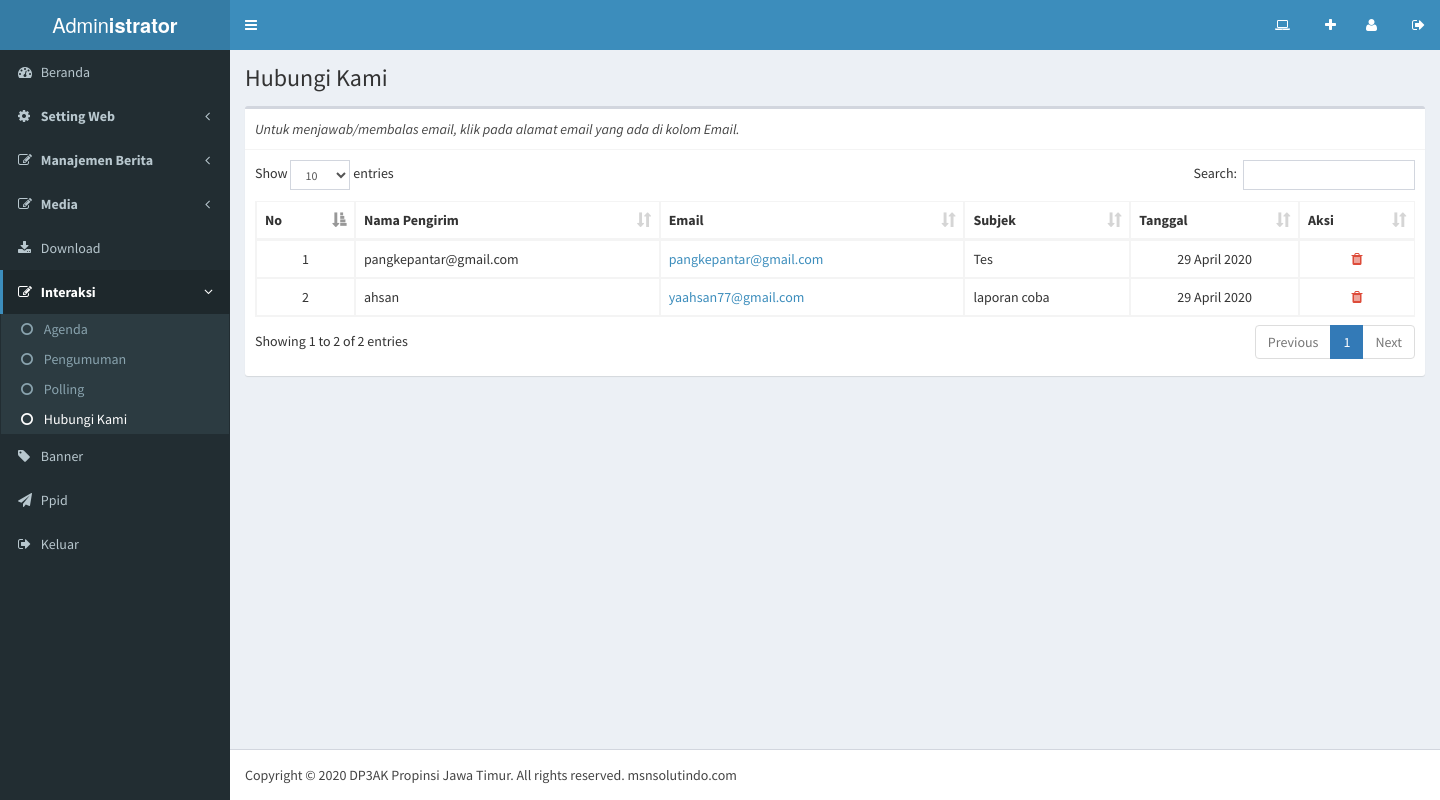
The app's page /adminweb/media.php?module=hubungi (signed in) with its own data.
### tables this page shows
CREATE TABLE `hubungi`  (
  `id_hubungi` int(5) NOT NULL AUTO_INCREMENT,
  `nama_pengirim` varchar(50) NOT NULL,
  `email` varchar(100) NOT NULL,
  `subjek` varchar(100) NOT NULL,
  `pesan` text NOT NULL,
  `tanggal` date NOT NULL,
  PRIMARY KEY (`id_hubungi`) USING BTREE
);

CREATE TABLE `identitas`  (
  `id_identitas` int(5) NOT NULL AUTO_INCREMENT,
  `nama_pemilik` varchar(100) NOT NULL,
  `nama_website` varchar(100) NOT NULL,
  `alamat_website` varchar(100) NOT NULL,
  `meta_deskripsi` varchar(250) NOT NULL,
  `meta_keyword` varchar(250) NOT NULL,
  `email` varchar(100) NOT NULL,
  `facebook` varchar(100) NOT NULL,
  `twitter` varchar(100) NOT NULL,
  `fb` varchar(100) NOT NULL,
  `tube` varchar(100) NOT NULL,
  `ig` varchar(100) NOT NULL,
  `twitter_widget` text NOT NULL,
  `wtemp` text NOT NULL,
  `favicon` varchar(50) NOT NULL,
  `logo` varchar(200) NOT NULL,
  `fopim` varchar(100) NOT NULL,
  `telpon` varchar(20) NOT NULL,
  `alamat` text NOT NULL,
  PRIMARY KEY (`id_identitas`) USING BTREE
);

### config/fungsi_indotgl.php (called while the page is built, shortened)
<?php
	function tgl_indo($tgl){
			$tanggal = substr($tgl,8,2);
			$bulan = getBulan(substr($tgl,5,2));
			$tahun = substr($tgl,0,4);
			return $tanggal.' '.$bulan.' '.$tahun;
	}
	function getBulan($bln){
				switch ($bln){
					case 4:
						return "April";
						break;
				}
			}
?>

### adminweb/modul/mod_hubungi/hubungi.php (the view, shortened to what this page needs)
<?php
if (empty($_SESSION['namauser']) AND empty($_SESSION['passuser'])){
	echo "<script>alert('Untuk mengakses modul, Anda harus login dulu.'); window.location = '../../index.php'</script>";
}
else{
  $aksi = "modul/mod_hubungi/aksi_hubungi.php";
  $act = isset($_GET['act']) ? $_GET['act'] : '';
?>
	<section class="content-header">
		<h1>Hubungi Kami</h1>
	</section>
	<section class="content">
		<div class="row">
			<div class="col-xs-12">
<?php
  switch($act){
    default:
?>
              <div class="box">
                <div class="box-header with-border">
					<i>Untuk menjawab/membalas email, klik pada alamat email yang ada di kolom Email.</i>
				</div>
                <div class="box-body">
                  <table id="datahubungi" class="table table-bordered table-hover">
                    <thead>
                      <tr>
                        <th>No</th>
                        <th>Nama Pengirim</th>
                        <th>Email</th>
                        <th>Subjek</th>
                        <th>Tanggal</th>
                        <th>Aksi</th>
                      </tr>
                    </thead>
                    <tbody>
					<?php
					$query  = "SELECT * FROM hubungi ORDER BY id_hubungi DESC";
					$tampil = mysqli_query($koneksi, $query);
					$no=1;
					while ($r=mysqli_fetch_array($tampil)){
						$tanggal=tgl_indo($r['tanggal']);
						echo "<tr><td class=\"text-center\">$no</td>
								<td>$r[nama_pengirim]</td>
								<td><a href=\"?module=hubungi&act=balasemail&id=$r[id_hubungi]\">$r[email]</a></td>
								<td>$r[subjek]</td>
								<td class=\"text-center\">$tanggal</td>
								<td class=\"text-center\"><a href=\"$aksi?module=hubungi&act=hapus&id=$r[id_hubungi]\" onclick=\"return confirm('APAKAH ANDA YAKIN AKAN MENGHAPUS DATA INI ?')\"><i class=\"fa fa-trash text-red\"></i></a></td>
								</tr>";
						$no++;
					}
					?>
                    </tbody>
                  </table>
                </div>
              </div>
<?php
	break;
?>
<?php
  }
?>
            </div>
		</div>
	</section>
<?php
}
?>

### adminweb/footer.php (shortened to what this page needs)
<?php
if (empty($_SESSION['namauser']) AND empty($_SESSION['passuser'])){
	echo "<script>alert('Untuk mengakses modul, Anda harus login dulu.'); window.location = 'index.php'</script>";
}
else{
?>
      <footer class="main-footer">
		Copyright &copy; 2020 <?php echo $tdin['nama_pemilik']; ?>. All rights reserved. msnsolutindo.com
      </footer>
    </div>
  </body>
</html>
<?php
}
?>

### records on screen
hubungi: nama_pengirim "pangkepantar@gmail.com", email "pangkepantar@gmail.com", subjek "Tes", tanggal "29 April 2020"
hubungi: nama_pengirim "ahsan", email "yaahsan77@gmail.com", subjek "laporan coba", tanggal "29 April 2020"
identitas: nama_pemilik "DP3AK Propinsi Jawa Timur"
